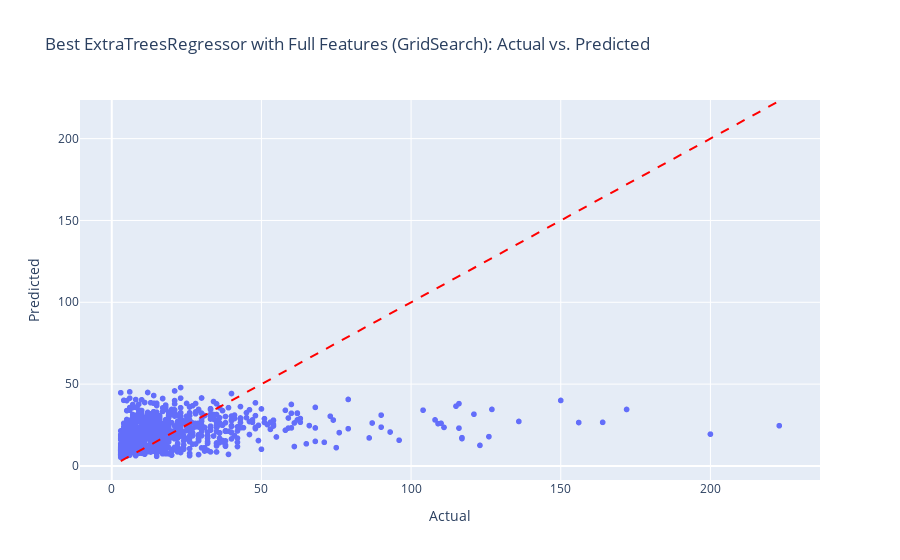

Notebook code cell kept with this figure:
### Code cell
from sklearn.model_selection import GridSearchCV

# Use the best parameters as the center of the grid
param_grid_et_refined = {
    'n_estimators': [150, 200, 250],  # Around 200
    'max_depth': [40, 50, 60],        # Around 50
    'min_samples_split': [8, 10, 12], # Around 10
    'min_samples_leaf': [3, 4, 5],    # Around 4
    'bootstrap': [True]               # Keep as True based on RandomizedSearch result
}

# Initialize GridSearchCV for ExtraTreesRegressor
grid_search_et = GridSearchCV(
    estimator=ExtraTreesRegressor(random_state=42),
    param_grid=param_grid_et_refined,
    cv=5,  # 5-fold cross-validation
    scoring='neg_root_mean_squared_error',
    verbose=2,
    n_jobs=-1  # Use all available cores
)

# Fit the grid search model on the full feature set (X_train_full)
grid_search_et.fit(X_train_full, y_train)

# Best hyperparameters from GridSearch
print(f"Best Hyperparameters from GridSearch: {grid_search_et.best_params_}")

# Best RMSE score from GridSearch
best_rmse_grid = -grid_search_et.best_score_
print(f"Best RMSE Score from GridSearch: {best_rmse_grid:.3f}")

# After finding the best model, use it to predict on the validation set
best_et_model_grid = grid_search_et.best_estimator_

# Predict on the validation set (with full features)
y_val_pred_best_et_grid = best_et_model_grid.predict(X_val_full)

# Calculate RMSE for the full feature set
rmse_best_et_grid = root_mean_squared_error(y_val, y_val_pred_best_et_grid)
print(f"RMSE on Validation Set with Full Features (GridSearch): {rmse_best_et_grid:.3f}")

# Visualize actual vs predicted values
plot_actual_vs_pred(y_val, y_val_pred_best_et_grid, "Best ExtraTreesRegressor with Full Features (GridSearch)")

### Figure 1 — Plotly figure (JSON) as saved in the notebook; plotly's stock layout.template omitted (floating-point values rounded to 4 significant figures; data arrays with more than 128 entries replaced by an {"elided": "..."} marker saying what was removed)
{"data": [{"hovertemplate": "Actual=%{x}<br>Predicted=%{y}<extra></extra>", "legendgroup": "", "marker": {"color": "#636efa", "symbol": "circle"}, "mode": "markers", "name": "", "showlegend": false, "type": "scattergl", "x": {"elided": "1160 int values"}, "xaxis": "x", "y": {"elided": "1160 float values"}, "yaxis": "y"}], "layout": {"legend": {"tracegroupgap": 0}, "shapes": [{"line": {"color": "Red", "dash": "dash"}, "type": "line", "x0": 3, "x1": 223, "y0": 3, "y1": 223}], "title": {"text": "Best ExtraTreesRegressor with Full Features (GridSearch): Actual vs. Predicted"}, "xaxis": {"anchor": "y", "domain": [0, 1], "title": {"text": "Actual"}}, "yaxis": {"anchor": "x", "domain": [0, 1], "title": {"text": "Predicted"}}}}
